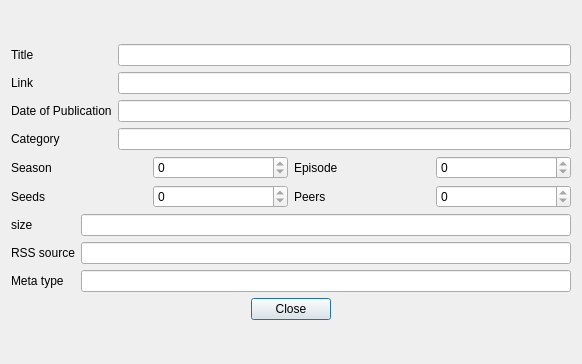
<?xml version="1.0" encoding="UTF-8"?>
<ui version="4.0">
 <class>newTorrentFullInfoDialog</class>
 <widget class="QDialog" name="newTorrentFullInfoDialog">
  <property name="geometry">
   <rect>
    <x>0</x>
    <y>0</y>
    <width>582</width>
    <height>364</height>
   </rect>
  </property>
  <property name="windowTitle">
   <string>Meta file info </string>
  </property>
  <property name="windowIcon">
   <iconset resource="swarmtvqtresources.qrc">
    <normaloff>:/swarmtv/mainlogo/resources/swarmtv_logo.png</normaloff>:/swarmtv/mainlogo/resources/swarmtv_logo.png</iconset>
  </property>
  <layout class="QGridLayout" name="gridLayout">
   <item row="0" column="0">
    <layout class="QVBoxLayout" name="verticalLayout_8">
     <item>
      <layout class="QVBoxLayout" name="verticalLayout_7">
       <item>
        <layout class="QHBoxLayout" name="horizontalLayout_7">
         <item>
          <layout class="QVBoxLayout" name="verticalLayout_4">
           <item>
            <widget class="QLabel" name="label">
             <property name="text">
              <string>Title</string>
             </property>
            </widget>
           </item>
           <item>
            <widget class="QLabel" name="label_2">
             <property name="text">
              <string>Link</string>
             </property>
            </widget>
           </item>
           <item>
            <widget class="QLabel" name="label_3">
             <property name="text">
              <string>Date of Publication</string>
             </property>
            </widget>
           </item>
           <item>
            <widget class="QLabel" name="label_4">
             <property name="text">
              <string>Category</string>
             </property>
            </widget>
           </item>
          </layout>
         </item>
         <item>
          <layout class="QVBoxLayout" name="verticalLayout_3">
           <item>
            <widget class="QLineEdit" name="titleLineEdit">
             <property name="mouseTracking">
              <bool>true</bool>
             </property>
             <property name="readOnly">
              <bool>true</bool>
             </property>
             <property name="placeholderText">
              <string/>
             </property>
            </widget>
           </item>
           <item>
            <widget class="QLineEdit" name="LinkLineEdit">
             <property name="readOnly">
              <bool>true</bool>
             </property>
             <property name="placeholderText">
              <string/>
             </property>
            </widget>
           </item>
           <item>
            <widget class="QLineEdit" name="pubDateLineEdit">
             <property name="readOnly">
              <bool>true</bool>
             </property>
             <property name="placeholderText">
              <string/>
             </property>
            </widget>
           </item>
           <item>
            <widget class="QLineEdit" name="categoryLineEdit">
             <property name="readOnly">
              <bool>true</bool>
             </property>
            </widget>
           </item>
          </layout>
         </item>
        </layout>
       </item>
       <item>
        <layout class="QHBoxLayout" name="horizontalLayout_6">
         <item>
          <layout class="QVBoxLayout" name="verticalLayout">
           <item>
            <layout class="QHBoxLayout" name="horizontalLayout_2">
             <item>
              <widget class="QLabel" name="label_5">
               <property name="text">
                <string>Season</string>
               </property>
              </widget>
             </item>
             <item>
              <widget class="QSpinBox" name="seasonSpinBox">
               <property name="readOnly">
                <bool>true</bool>
               </property>
              </widget>
             </item>
            </layout>
           </item>
           <item>
            <layout class="QHBoxLayout" name="horizontalLayout_3">
             <item>
              <widget class="QLabel" name="label_7">
               <property name="text">
                <string>Seeds</string>
               </property>
              </widget>
             </item>
             <item>
              <widget class="QSpinBox" name="seedsSpinBox">
               <property name="readOnly">
                <bool>true</bool>
               </property>
              </widget>
             </item>
            </layout>
           </item>
          </layout>
         </item>
         <item>
          <layout class="QVBoxLayout" name="verticalLayout_2">
           <item>
            <layout class="QHBoxLayout" name="horizontalLayout_4">
             <item>
              <widget class="QLabel" name="label_6">
               <property name="text">
                <string>Episode</string>
               </property>
              </widget>
             </item>
             <item>
              <widget class="QSpinBox" name="episodeSpinBox">
               <property name="readOnly">
                <bool>true</bool>
               </property>
              </widget>
             </item>
            </layout>
           </item>
           <item>
            <layout class="QHBoxLayout" name="horizontalLayout_5">
             <item>
              <widget class="QLabel" name="label_8">
               <property name="text">
                <string>Peers</string>
               </property>
              </widget>
             </item>
             <item>
              <widget class="QSpinBox" name="peersSpinBox">
               <property name="readOnly">
                <bool>true</bool>
               </property>
              </widget>
             </item>
            </layout>
           </item>
          </layout>
         </item>
        </layout>
       </item>
       <item>
        <layout class="QHBoxLayout" name="horizontalLayout_8">
         <item>
          <layout class="QVBoxLayout" name="verticalLayout_5">
           <item>
            <widget class="QLabel" name="label_9">
             <property name="text">
              <string>size</string>
             </property>
            </widget>
           </item>
           <item>
            <widget class="QLabel" name="label_10">
             <property name="text">
              <string>RSS source</string>
             </property>
            </widget>
           </item>
           <item>
            <widget class="QLabel" name="label_11">
             <property name="text">
              <string>Meta type</string>
             </property>
            </widget>
           </item>
          </layout>
         </item>
         <item>
          <layout class="QVBoxLayout" name="verticalLayout_6">
           <item>
            <widget class="QLineEdit" name="sizeLineEdit">
             <property name="readOnly">
              <bool>true</bool>
             </property>
            </widget>
           </item>
           <item>
            <widget class="QLineEdit" name="sourceLineEdit">
             <property name="readOnly">
              <bool>true</bool>
             </property>
            </widget>
           </item>
           <item>
            <widget class="QLineEdit" name="metatypeLineEdit">
             <property name="readOnly">
              <bool>true</bool>
             </property>
            </widget>
           </item>
          </layout>
         </item>
        </layout>
       </item>
      </layout>
     </item>
     <item>
      <layout class="QHBoxLayout" name="horizontalLayout">
       <item>
        <spacer name="horizontalSpacer">
         <property name="orientation">
          <enum>Qt::Horizontal</enum>
         </property>
         <property name="sizeHint" stdset="0">
          <size>
           <width>40</width>
           <height>20</height>
          </size>
         </property>
        </spacer>
       </item>
       <item>
        <widget class="QPushButton" name="closePushButton">
         <property name="text">
          <string>Close</string>
         </property>
        </widget>
       </item>
       <item>
        <spacer name="horizontalSpacer_2">
         <property name="orientation">
          <enum>Qt::Horizontal</enum>
         </property>
         <property name="sizeHint" stdset="0">
          <size>
           <width>40</width>
           <height>20</height>
          </size>
         </property>
        </spacer>
       </item>
      </layout>
     </item>
    </layout>
   </item>
  </layout>
 </widget>
 <resources>
  <include location="swarmtvqtresources.qrc"/>
 </resources>
 <connections>
  <connection>
   <sender>closePushButton</sender>
   <signal>clicked()</signal>
   <receiver>newTorrentFullInfoDialog</receiver>
   <slot>close()</slot>
   <hints>
    <hint type="sourcelabel">
     <x>291</x>
     <y>339</y>
    </hint>
    <hint type="destinationlabel">
     <x>290</x>
     <y>181</y>
    </hint>
   </hints>
  </connection>
 </connections>
</ui>
